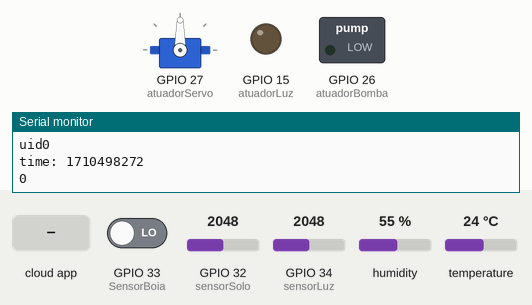
The sketch below on a simulated ESP32. On the bench: servo, switched loads named in the sketch (green lamp = pin HIGH), output pins drawn as LEDs (lit = HIGH), the last lines printed to the serial monitor. The inputs (shaded band) are chosen by the test bench; at power-on: GPIO 32 (sensorSolo) = 2048, GPIO 33 (SensorBoia) LOW, GPIO 34 (sensorLuz) = 2048, humidity 55 %, temperature 24 °C. WiFi joins after 1.5 s; servers stay silent unless stated; the local clock reads 2024-03-15 10:24:30 at power-on unless the sketch sets it; the Firebase database answers and starts empty.

Above: at 3.2 s.
3.3 s: the phone or cloud app sets fertilizante to 1
At 5.61 s:
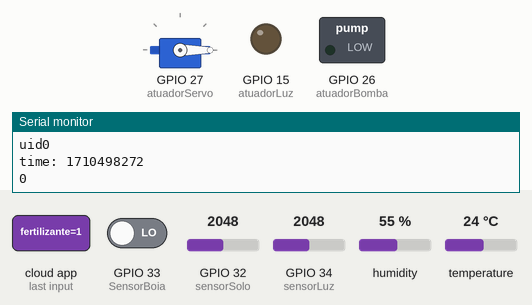
7.2 s: the phone or cloud app sets luz to 1
At 20.9 s:
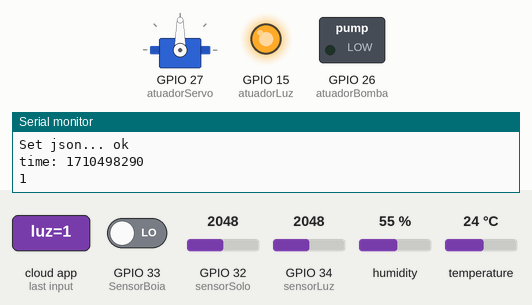
21.2 s: the phone or cloud app sets fertilizante to 1
At 23.61 s:
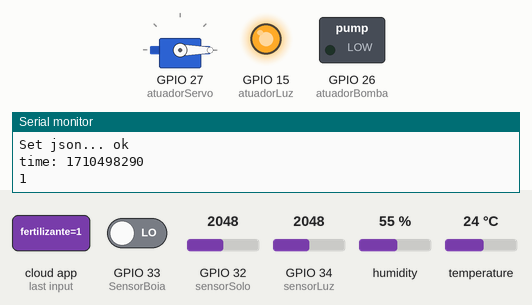
25.2 s: the phone or cloud app sets luz to 0
At 38.9 s:
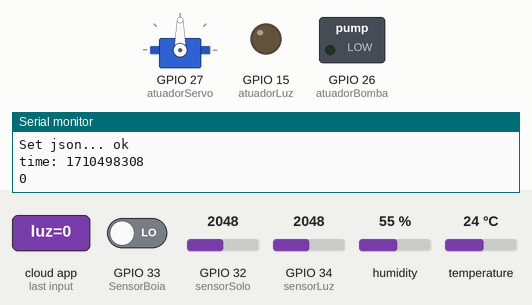
39.2 s: GPIO 32 (sensorSolo) set to 122
At 40.7 s:
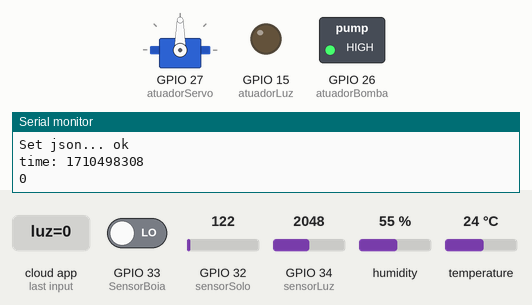
Timing chart, 0 to 42.8 s (numbered marks = the images above; inputs shaded):
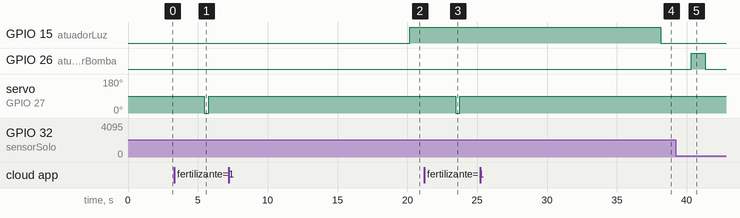

The sketch:

plantinhas_felizes.ino
```cpp
#include <DHT.h>
#include <Wire.h>
#include "time.h"
#include <WiFi.h>
#include <Arduino.h>
#include <ESP32Servo.h>
#include <Adafruit_Sensor.h>
#include <Firebase_ESP_Client.h>
#include "addons/RTDBHelper.h"
#include "addons/TokenHelper.h"


#define DHTPIN 4
#define LedVerde 21
#define sensorLuz 34
#define atuadorLuz 15
#define sensorSolo 32
#define SensorBoia 33
#define DHTTYPE DHT22
#define POUCA_LUZ 100
#define SOLO_SECO 800
#define LedVermelho 19
#define atuadorBomba 26
#define atuadorServo 27
#define SOLO_UMIDO 2000
#define SOLO_MODERADO 1500
#define WIFI_SSID "texaicos"
#define WIFI_PASSWORD "lacucaracha"
#define USER_PASSWORD "v4m0spl4nt4r"
#define USER_EMAIL "josevenancioliveira@gmail.com"
#define API_KEY "AIzaSyBuYJBVxjxoaaa2wfwVXsFzKUNOWim5KWw"
#define DATABASE_URL "https://plantinhas-felizes-default-rtdb.firebaseio.com"


void leituraLuz();
void leituraSolo();
void leituraNivelAgua();
void leituraUmiTempAr();
void leituraFertilizante();


float umi;
float temp;
int timestamp;
int valorNivelAgua;
int valorAnalogicLuz;
int valorFirebaseLuz;
int valorAnalogicSolo;
int valorFirebaseSolo;
int sensorFertilizante = 14;
int valorDigitalFertilizante;
unsigned long timerDelay = 18000;
unsigned long sendDataPrevMillis = 0;
const char* ntpServer = "pool.ntp.org";
String uid;
String databasePath;
String tempPath = "/temperature";
String humPath = "/humidity";
String humSoilPath = "/humidity_soil";
String lightPath = "/light";
String fertilizerPath = "/fertilizer";
String nivelAguaPath = "/water_level";
String timePath = "/timestamp";
String parentPath;
String statusFertilizante = "";
Servo servoFertilizante;
DHT dht(DHTPIN, DHTTYPE);
FirebaseData fbdo;
FirebaseAuth auth;
FirebaseJson json;
FirebaseConfig config;


void initWiFi() {
  WiFi.begin(WIFI_SSID, WIFI_PASSWORD);
  Serial.println("Connecting to WiFi ..");
  while (WiFi.status() != WL_CONNECTED) {
    Serial.println('.');
    delay(1000);
  }
  Serial.println(WiFi.localIP());
  Serial.println();
}

unsigned long getTime() {
  time_t now;
  struct tm timeinfo;
  if (!getLocalTime(&timeinfo)) {
    Serial.println("Failed to obtain time");
    return (0);
  }
  time(&now);
  return now;
}

void setup() {

  Serial.begin(9600);
  initWiFi();
  configTime(0, 0, ntpServer);
  config.api_key = API_KEY;
  auth.user.email = USER_EMAIL;
  auth.user.password = USER_PASSWORD;
  config.database_url = DATABASE_URL;
  Firebase.reconnectWiFi(true);
  fbdo.setResponseSize(4096);
  config.token_status_callback = tokenStatusCallback;  //see addons/TokenHelper.h
  config.max_token_generation_retry = 5;
  Firebase.begin(&config, &auth);

  Serial.println("Getting User UID");
  while ((auth.token.uid) == "") {
    Serial.println('.');
    delay(1000);
  }

  uid = auth.token.uid.c_str();
  Serial.println("User UID: ");
  Serial.println(uid);

  databasePath = "/UsersData/" + uid + "/readings";

  dht.begin();
  pinMode(sensorSolo, INPUT);
  pinMode(sensorLuz, INPUT);
  pinMode(sensorFertilizante, INPUT);
  pinMode(atuadorLuz, OUTPUT);
  pinMode(atuadorBomba, OUTPUT);
  pinMode(SensorBoia, INPUT);
  servoFertilizante.setPeriodHertz(50);
  servoFertilizante.attach(atuadorServo, 500, 2400);
  servoFertilizante.write(90);
}

void loop() {

  if (Firebase.ready() && (millis() - sendDataPrevMillis > timerDelay || sendDataPrevMillis == 0)) {
    sendDataPrevMillis = millis();

    timestamp = getTime();
    Serial.print("time: ");
    Serial.println(timestamp);

    parentPath = databasePath + "/" + String(timestamp);

    leituraLuz();
    delay(1000);
    leituraUmiTempAr();
    delay(1000);
    leituraSolo();
    delay(1000);
    leituraFertilizante();
    delay(1000);
    leituraNivelAgua();

    json.set(timePath, String(timestamp));
    Serial.printf("Set json... %s\n", Firebase.RTDB.setJSON(&fbdo, parentPath.c_str(), &json) ? "ok" : fbdo.errorReason().c_str());
  }
}

void leituraNivelAgua() {
  valorNivelAgua = digitalRead(SensorBoia);
  if (valorNivelAgua == HIGH) {
    json.set(nivelAguaPath.c_str(), String("Alto"));
  } else {
    json.set(nivelAguaPath.c_str(), String("Baixo"));
  }
}

void leituraFertilizante() {
  if (Firebase.RTDB.getInt(&fbdo, "/leitura/fertilizante")) {
    if (fbdo.dataTypeEnum() == firebase_rtdb_data_type_integer) {
      valorDigitalFertilizante = fbdo.to<int>();
    }
  } else {
    Serial.println("Erro na leituta do fertilizante");
    Serial.println(fbdo.errorReason());
  }
  if (valorDigitalFertilizante == 1) {
    json.set(fertilizerPath.c_str(), String("Acionado"));
    servoFertilizante.write(0);
    delay(300);
    servoFertilizante.write(90);
    Firebase.RTDB.setInt(&fbdo, "/leitura/fertilizante", 0);
  }
}

void leituraSolo() {
  valorAnalogicSolo = analogRead(sensorSolo);

  if (Firebase.RTDB.getInt(&fbdo, "/leitura/agua")) {
    if (fbdo.dataTypeEnum() == firebase_rtdb_data_type_integer) {

      valorFirebaseSolo = fbdo.to<int>();
    }
  } else {
    Serial.println("Erro na leituta do luz");
    Serial.println(fbdo.errorReason());
  }
  if (valorFirebaseSolo == 1) {
    digitalWrite(atuadorBomba, HIGH);
    digitalWrite(atuadorBomba, LOW);
    Firebase.RTDB.setInt(&fbdo, "/leitura/agua", 0);
  }
  else{
    if (valorAnalogicSolo >= 0 && valorAnalogicSolo < SOLO_SECO) {
      json.set(humSoilPath.c_str(), String("Seco"));
      digitalWrite(atuadorBomba, HIGH);
      delay(1000);
      digitalWrite(atuadorBomba, LOW);
    } else if (valorAnalogicSolo >= SOLO_SECO && valorAnalogicSolo < SOLO_MODERADO) {
      json.set(humSoilPath.c_str(), String("Moderado"));
    } else {
      json.set(humSoilPath.c_str(), String("Umido"));
    }
  }
}

void leituraUmiTempAr() {
  umi = dht.readHumidity();
  temp = dht.readTemperature();
  json.set(tempPath.c_str(), String(temp));
  json.set(humPath.c_str(), String(umi));
}

void leituraLuz() {
  valorAnalogicLuz = analogRead(sensorLuz);

  if (Firebase.RTDB.getInt(&fbdo, "/leitura/luz")) {
    if (fbdo.dataTypeEnum() == firebase_rtdb_data_type_integer) {
      valorFirebaseLuz = fbdo.to<int>();
      Serial.println(fbdo.to<int>());
    }
  } else {
    Serial.println("Erro na leituta do luz");
    Serial.println(fbdo.errorReason());
  }
  if (valorFirebaseLuz == 1) {
    digitalWrite(atuadorLuz, HIGH);
  } else {
    if (valorAnalogicLuz < POUCA_LUZ) {
      json.set(lightPath.c_str(), String("Pouca Luz"));
      digitalWrite(atuadorLuz, HIGH);
    } else {
      json.set(lightPath.c_str(), String("Luz OK"));
      digitalWrite(atuadorLuz, LOW);
    }
  }
}
```

Measured:
- after the input at 3.3 s, servo on GPIO 27 (atuadorServo): 90° → 0° after 2.2 s, → 90° 0.30 s later
- after the input at 7.2 s, GPIO 15 (atuadorLuz): LOW → HIGH after 13.0 s
- after the input at 21.2 s, servo on GPIO 27 (atuadorServo): 90° → 0° after 2.3 s, → 90° 0.30 s later
- after the input at 25.2 s, GPIO 15 (atuadorLuz): HIGH → LOW after 13.0 s
- after the input at 39.2 s, GPIO 26 (atuadorBomba): LOW → HIGH after 1.1 s, → LOW 1.0 s later
